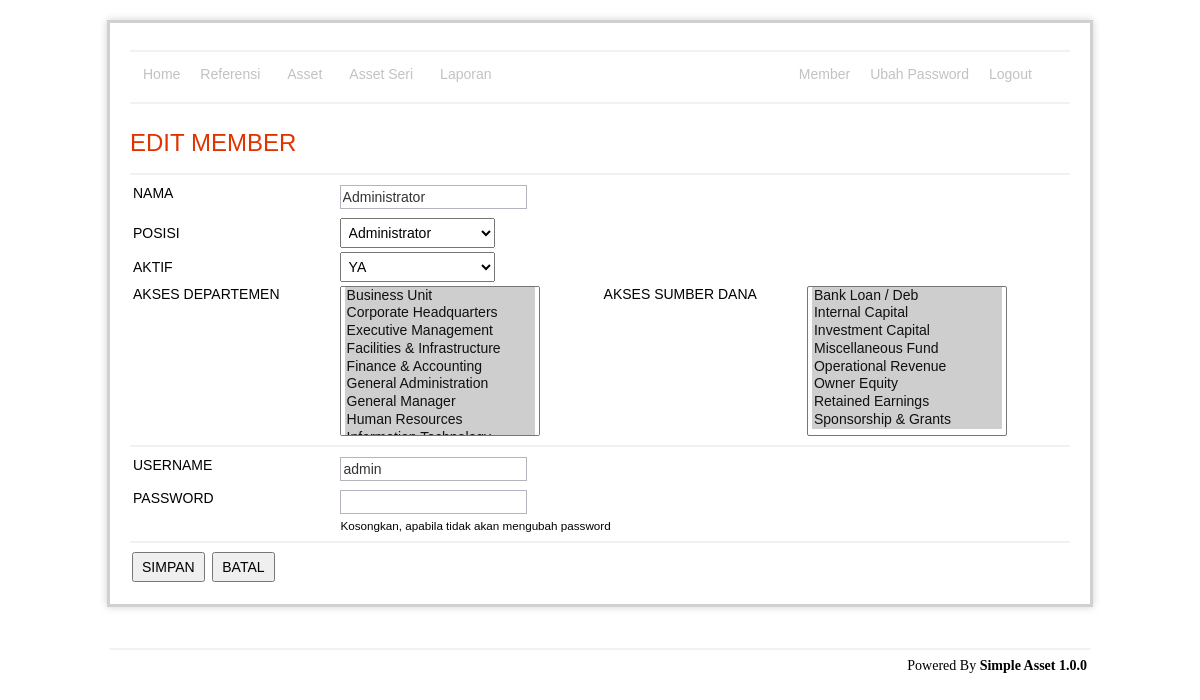
/apps/admin/member/edit.php?id=1 (signed in), run on the app's committed database.
### tables this page shows
CREATE TABLE `member`  (
  `id` int(11) NOT NULL AUTO_INCREMENT,
  `name` varchar(255) NOT NULL,
  `access_departement_id` varchar(255) NOT NULL,
  `access_fund_id` varchar(255) NOT NULL,
  `position_id` int(11) NOT NULL,
  `is_enabled` enum('0','1') NOT NULL DEFAULT '1',
  PRIMARY KEY (`id`) USING BTREE
);

CREATE TABLE `position`  (
  `id` int(11) NOT NULL AUTO_INCREMENT,
  `name` varchar(255) NOT NULL,
  `privilage` char(9) NOT NULL,
  `is_delete` enum('0','1') NOT NULL DEFAULT '0' COMMENT '0=not delete, 1=delete',
  PRIMARY KEY (`id`) USING BTREE
);

CREATE TABLE `departement`  (
  `id` int(11) NOT NULL AUTO_INCREMENT,
  `name` varchar(255) NOT NULL,
  `description` tinytext NULL,
  `is_fix` enum('0','1') NOT NULL DEFAULT '0' COMMENT '0= can be delete, 1= not delete',
  PRIMARY KEY (`id`) USING BTREE
);

CREATE TABLE `fund`  (
  `id` int(11) NOT NULL AUTO_INCREMENT,
  `name` varchar(255) NOT NULL,
  `is_delete` enum('0','1') NOT NULL DEFAULT '0',
  PRIMARY KEY (`id`) USING BTREE
);

CREATE TABLE `user`  (
  `id` int(11) NOT NULL AUTO_INCREMENT,
  `username` varchar(255) NOT NULL,
  `password` varchar(255) NOT NULL,
  `member_id` int(11) NOT NULL,
  PRIMARY KEY (`id`) USING BTREE
);

### apps/admin/member/editRead.php (called while the page is built, shortened)
<?php
include '../../lib/connection.php';
$id = $_REQUEST['id'];
$query = "select id,name,position_id,is_enabled,access_departement_id,
			access_fund_id
		from member
		where id='$id'";
$tmp = mysqli_query($con, $query) or die(mysqli_error($con));
$data = mysqli_fetch_array($tmp);
$query = "select id,username
		from user
		where member_id = '$id'";
$tmp = mysqli_query($con, $query) or die(mysqli_error($con));
$dataUser = mysqli_fetch_array($tmp);
$query = "select id,name
		from position
		where is_delete = '0'
		order by name";
$dataPosition = mysqli_query($con, $query) or die(mysqli_error($con));
$query = "select id,name
		from fund
		where is_delete = '0'
		order by name";
$dataFund = mysqli_query($con, $query) or die(mysqli_error($con));
$query = "select id,name
		from departement
		order by name";
$dataDepartement = mysqli_query($con, $query) or die(mysqli_error($con));
$dataExecutorFund = explode('~', $data['access_fund_id']);
$dataExecutorDepartement = explode('~', $data['access_departement_id']);
?>

### apps/admin/member/edit.php (the view, shortened to what this page needs)
<?php include 'editRead.php' ?>
<h1>EDIT MEMBER</h1>
<hr />
<form action="editSave.php" method="post">
	<table width="100%">
		<tr>
			<td width="22%" valign="top">NAMA</td>
			<td>
				<input name="name" type="text"
					value="<?php echo isset($_POST['name']) ? $_POST['name'] : $data['name'] ?>" />
			</td>
		</tr>
		<tr>
			<td>POSISI</td>
			<td>
				<select name="positionId" style="width:155px">
					<?php while ($val = mysqli_fetch_array($dataPosition)): ?>
						<option value="<?php echo $val['id'] ?>" <?php echo $val['id'] == (isset($_REQUEST['positionId']) ? $_REQUEST['positionId'] : $data['position_id']) ? 'selected' : '' ?>>
							<?php echo $val['name'] ?>
						</option>
					<?php endwhile; ?>
				</select>
			</td>
		</tr>
		<tr>
			<td>AKTIF</td>
			<td colspan="3">
				<select name="aktif" style="width:155px">
					<option value="1" <?php echo isset($_REQUEST['aktif']) ? (($_REQUEST['aktif'] == '1') ? 'selected' : '') : (($data['is_enabled'] == '1') ? 'selected' : '') ?>>YA</option>
				</select>
			</td>
		</tr>
		<tr>
			<td valign="top">AKSES DEPARTEMEN</td>
			<td>
				<select name="departementId[]" style="width:200px; height:150px" multiple>
					<?php while ($val = mysqli_fetch_array($dataDepartement)): ?>
						<option value="<?php echo $val['id'] ?>" <?php echo isset($_REQUEST['departementId']) ? (in_array($val['id'], $_REQUEST['departementId']) ? 'selected' : '') : (in_array($val['id'], $dataExecutorDepartement) ? 'selected' : '') ?>> <?php echo $val['name'] ?> </option>
						<?php endwhile; ?>
				</select>
			</td>
			<td valign="top">AKSES SUMBER DANA</td>
			<td>
				<select name="fundId[]" style="width:200px; height:150px" multiple>
					<?php while ($val = mysqli_fetch_array($dataFund)): ?>
						<option value="<?php echo $val['id'] ?>" <?php echo isset($_REQUEST['fundId']) ? (in_array($val['id'], $_REQUEST['fundId']) ? 'selected' : '') : (in_array($val['id'], $dataExecutorFund) ? 'selected' : '') ?>> <?php echo $val['name'] ?> </option>
						<?php endwhile; ?>
				</select>
			</td>
		</tr>
	</table>
	<hr />
	<table width="100%">
		<tr>
			<td width="22%" valign="top">USERNAME</td>
			<td>
				<input name="username" type="text"
					value="<?php echo isset($_POST['username']) ? $_POST['username'] : $dataUser['username'] ?>" />
			</td>
		</tr>
		<tr>
			<td valign="top">PASSWORD</td>
			<td>
				<input name="pwd" type="password" value="" />
				<small>Kosongkan, apabila tidak akan mengubah password</small>
			</td>
		</tr>
	</table>
	<hr />
	<input type="submit" value="SIMPAN" />
	<input type="button" value="BATAL" onclick="window.location='index.php?type=0'" />
</form>
<?php include '../template/main.php' ?>

### apps/admin/asset/css/style.css (style rules this page uses)
#content h1 { color: #e13300; background-color: transparent; font-weight: normal; font-size: 24px; margin: 10px 0 5px 0; padding: 15px 0 10px 0px; text-align:left; }
table { font-size: 14px; }
hr { border: 1px solid #f1f1f1; }
form { margin: 0; padding: 0; text-align: left; }
input[type="text"], input[type="password"], textarea { font-size: 14px; color: #333; border: 1px solid #B3B4BD; font-size: 14px; height: 24px; margin: 0px 0px 5px 0px; }
select { font-size: 14px; height: 30px; padding: 0px 4px 0px 4px; }
input[type="button"], input[type="submit"] { font-size: 14px; height: 30px; padding: 0px 8px 0px 8px; margin: 2px; }

### data on the page
member: name "Administrator", positionId "Administrator", aktif "YA", access_departement.name "Business Unit ☑ / Corporate Headquarters ☑ / Executive Management ☑ / Facilities & Infrastructure ☑ / Finance & Accounting ☑ / General Administration ☑ / General Manager ☑ / Human Resources ☑", access_fund.name "Bank Loan / Deb ☑ / Internal Capital ☑ / Investment Capital ☑ / Miscellaneous Fund ☑ / Operational Revenue ☑ / Owner Equity ☑ / Retained Earnings ☑ / Sponsorship & Grants ☑"
user: username "admin"
